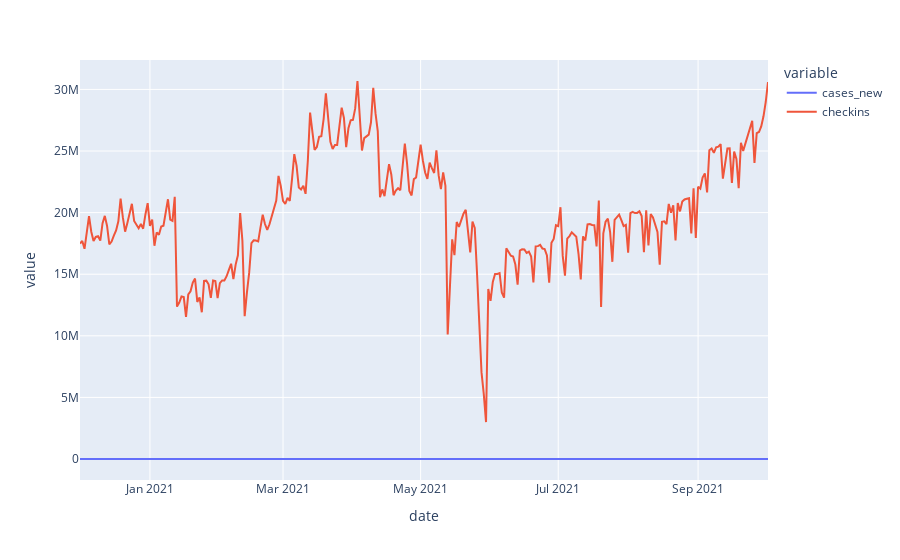

The cell this chart's notebook holds for it:
### Code cell
fig = px.line(df_all, x='date', y=['cases_new', 'checkins'])
fig.show()

### Figure 1 — Plotly figure (JSON) as saved in the notebook; plotly's stock layout.template omitted (floating-point values rounded to 4 significant figures; data arrays with more than 128 entries replaced by an {"elided": "..."} marker saying what was removed)
{"data": [{"hovertemplate": "variable=cases_new<br>date=%{x}<br>value=%{y}<extra></extra>", "legendgroup": "cases_new", "line": {"color": "#636efa", "dash": "solid"}, "marker": {"symbol": "circle"}, "mode": "lines", "name": "cases_new", "orientation": "v", "showlegend": true, "type": "scatter", "x": {"elided": "306 str values"}, "xaxis": "x", "y": {"elided": "306 int values"}, "yaxis": "y"}, {"hovertemplate": "variable=checkins<br>date=%{x}<br>value=%{y}<extra></extra>", "legendgroup": "checkins", "line": {"color": "#EF553B", "dash": "solid"}, "marker": {"symbol": "circle"}, "mode": "lines", "name": "checkins", "orientation": "v", "showlegend": true, "type": "scatter", "x": {"elided": "306 str values"}, "xaxis": "x", "y": {"elided": "306 int values"}, "yaxis": "y"}], "layout": {"legend": {"title": {"text": "variable"}, "tracegroupgap": 0}, "margin": {"t": 60}, "xaxis": {"anchor": "y", "domain": [0, 1], "title": {"text": "date"}}, "yaxis": {"anchor": "x", "domain": [0, 1], "title": {"text": "value"}}}}
